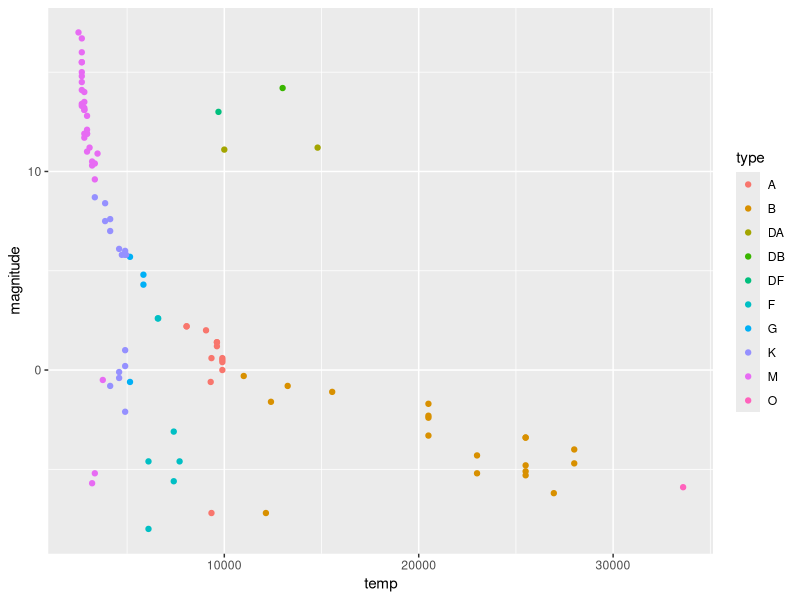
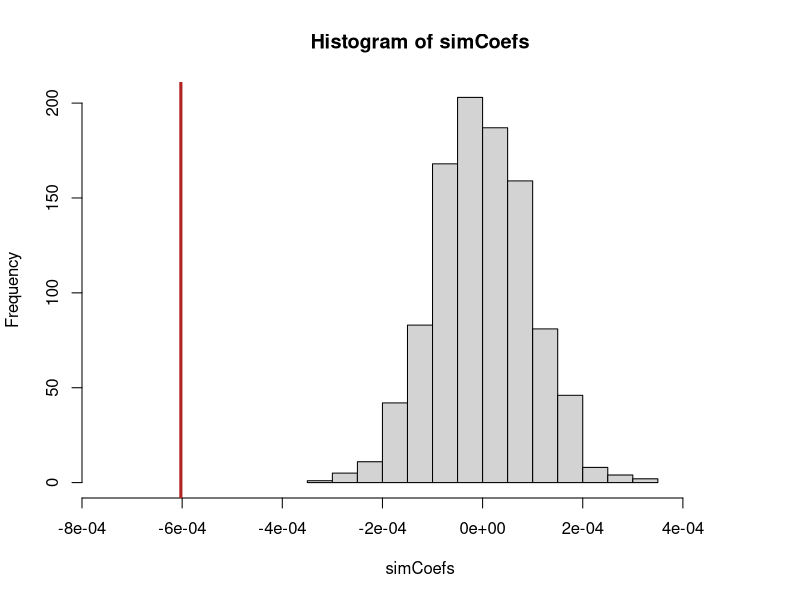
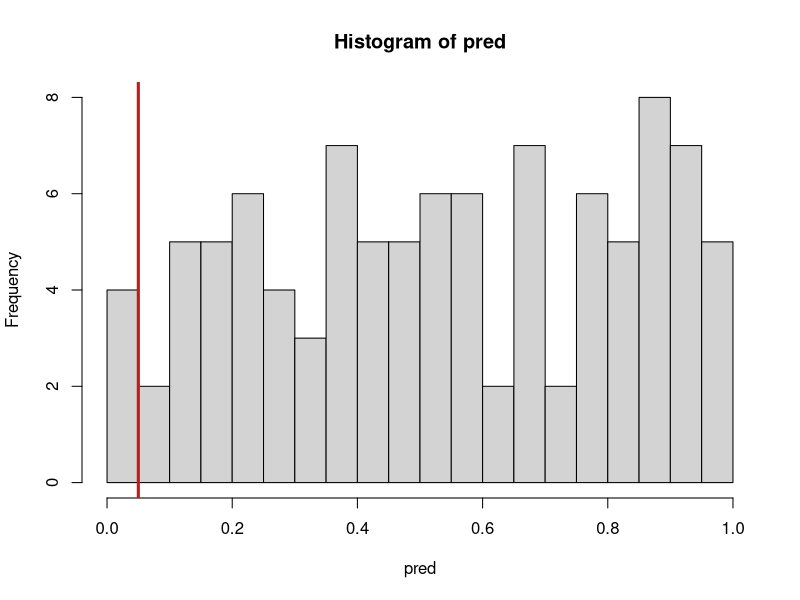
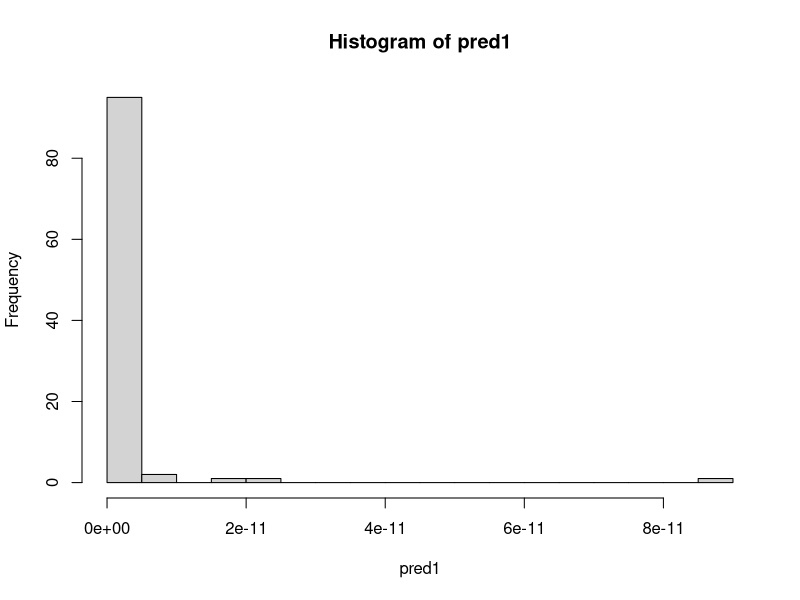

The R script that drew these images, in order:
# Data exploration
library(dslabs)
library(tidyverse)
library(car)

# Load dataset
stars <- dslabs::stars

# Research Q: are hotter stars more luminous?
ggplot(stars, aes(x = temp, y = magnitude, colour = type)) +
  geom_point()

# Is the correlation significantly nonzero?
starMod <- lm(magnitude ~ temp, data = stars)
summary(starMod)

# Randomisation test
set.seed(11)
# Initialise list to store simulated coefficients
simCoefs <- list()
# Number of iterations
nRepeat <- 1000

# Loop over simulations to get coefficient estimates
for (i in 1:nRepeat) {
  
  reshuffled <- stars
  
  # Randomise magnitude values
  reshuffled$magnitude <- sample(reshuffled$magnitude,
                                 size = nrow(reshuffled), replace = FALSE)
  
  # Fit model with randomised values
  simMod <- lm(magnitude ~ temp, data = reshuffled)
  
  # Obtain coefficient estimate for simulated model
  simCoefs[i] <- simMod$coefficients["temp"]
  
}

simCoefs <- unlist(simCoefs)

hist(simCoefs, xlim = c(-7.5e-04, 5e-04))
abline(v = starMod$coefficients["temp"], col = "firebrick", lwd = 3)

# Randomisation test p-value
absObsCoef <- abs(starMod$coefficients["temp"])
pVal <- sum(abs(simCoefs) >= absObsCoef) / nRepeat

# Interpretation: our observed coefficient estimate falls way outside the
# /randomly generated distribution of coefficient estimates, given that H0
# /was true, strongly suggesting that we should reject H0. The observed
# /difference is extremely rare if the groups were randomly assigned.


# Simulation scenarios #########################################################

# FUNCTION: sim
sim <- function(sims = 100, data, n = nrow(data), formula, effect) {
  
  # Extract response variable from passed-in formula
  # response <- subset(data, select = as.character(formula[[2]]))
  # Extract predictive variable from passed-in formula
  predictor <- subset(data, select = as.character(formula[[3]]))
  
  # Fit model using original dataset
  mod <- lm(formula, data = data)
  # Extract observed estimates from model
  intercept <- mod$coefficients[1]
  beta1 <- mod$coefficients[2]
  
  # Simulate dataset
  simList <- replicate(sims,
                       data.frame(response = rnorm(n, intercept + (effect * predictor[[1]])),
                                  predictor = rnorm(n, predictor[[1]], sd(predictor[[1]]))),
                       simplify = FALSE)
  
  return(simList)
  
}

set.seed(11)
# Generate simulated data sets
noEffect <- sim(data = stars,
                formula = magnitude ~ temp,
                effect = 0)

noEffect[[4]]
simMod2 <- lm(response ~ predictor, data = noEffect[[4]])
# Extract p-value
summary(simMod2)[[4]][[8]]
simMod2$model

## Size of simulated data tests ################################################

# Simulation of no effect
pred <- c()
for (i in 1:length(noEffect)) {
  
  mod <- lm(response ~ predictor, data = noEffect[[i]])
  pred[i] <- summary(mod)[[4]][[8]]
    
}

hist(pred, breaks = 20)
abline(v = 0.05, col = "firebrick", lwd = 3)

size <- length(pred[pred <= 0.05]) / length(pred)

# Simulation of effect
set.seed(11)
tempEffect <- sim(data = stars,
                  formula = magnitude ~ temp,
                  effect = 1e-2)

tempEffect[[1]]
effectMod <- lm(response ~ predictor, data = tempEffect[[1]])
# Extract p-value
summary(effectMod)
summary(effectMod)[[4]][[8]]

# Loop over all simulated data sets
pred1 <- c()
for (i in 1:length(tempEffect)) {
  
  mod <- lm(response ~ predictor, data = tempEffect[[i]])
  pred1[i] <- summary(mod)[[4]][[8]]
  
}

hist(pred1, breaks = 20)
abline(v = 0.05, col = "firebrick", lwd = 3)

size <- length(pred1[pred1 <= 0.05]) / length(pred1)
size

# Power of simulated data tests
